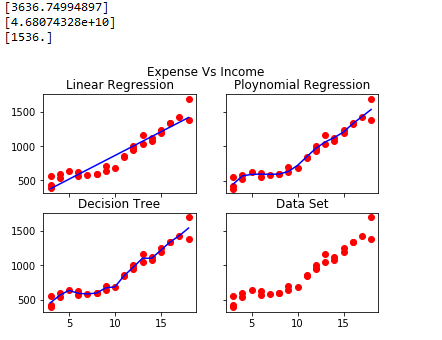

Write Python code to recreate this figure.


# Polynomial Regression

# Importing the libraries
import numpy as np
import matplotlib.pyplot as plt
import pandas as pd

# Importing the dataset
dataset = pd.read_csv('monthlyexp vs incom.csv')
X = dataset.iloc[:, 0:1].values
y = dataset.iloc[:, 1].values



# Fitting Linear Regression to the dataset
from sklearn.linear_model import LinearRegression
lin_reg = LinearRegression()
lin_reg.fit(X, y)

# Fitting Polynomial Regression to the dataset
from sklearn.preprocessing import PolynomialFeatures
poly_reg = PolynomialFeatures(degree = 10)
X_poly = poly_reg.fit_transform(X)
poly_reg.fit(X_poly, y)
lin_reg_2 = LinearRegression()
lin_reg_2.fit(X_poly, y)

from sklearn.tree import DecisionTreeRegressor
regressor = DecisionTreeRegressor(random_state = 0)
regressor.fit(X, y)


fig, ((ax1, ax2), (ax3, ax4)) = plt.subplots(2,2)
fig.suptitle('Expense Vs Income')
ax1.set_title('Linear Regression')
ax1.scatter(X, y, color = 'red')
ax1.plot(X, lin_reg.predict(X), color = 'blue')
ax2.set_title('Ploynomial Regression')
ax2.scatter(X, y, color = 'red')
ax2.plot(X, lin_reg_2.predict(poly_reg.fit_transform(X)), color = 'blue')
ax3.set_title('Decision Tree')
ax3.scatter(X, y, color = 'red')
ax3.plot(X, regressor.predict(X), color = 'blue')
ax4.scatter(X, y, color = 'red')
ax4.set_title('Data Set')

for ax in fig.get_axes():
    ax.label_outer()


# Predicting a new result with Linear Regression
a=lin_reg.predict([[50]])
print(a)

# Predicting a new result with Polynomial Regression
b=lin_reg_2.predict(poly_reg.fit_transform([[50]]))
print(b)
# Predicting a new result
c=y_pred = regressor.predict([[50]])
print(c)
